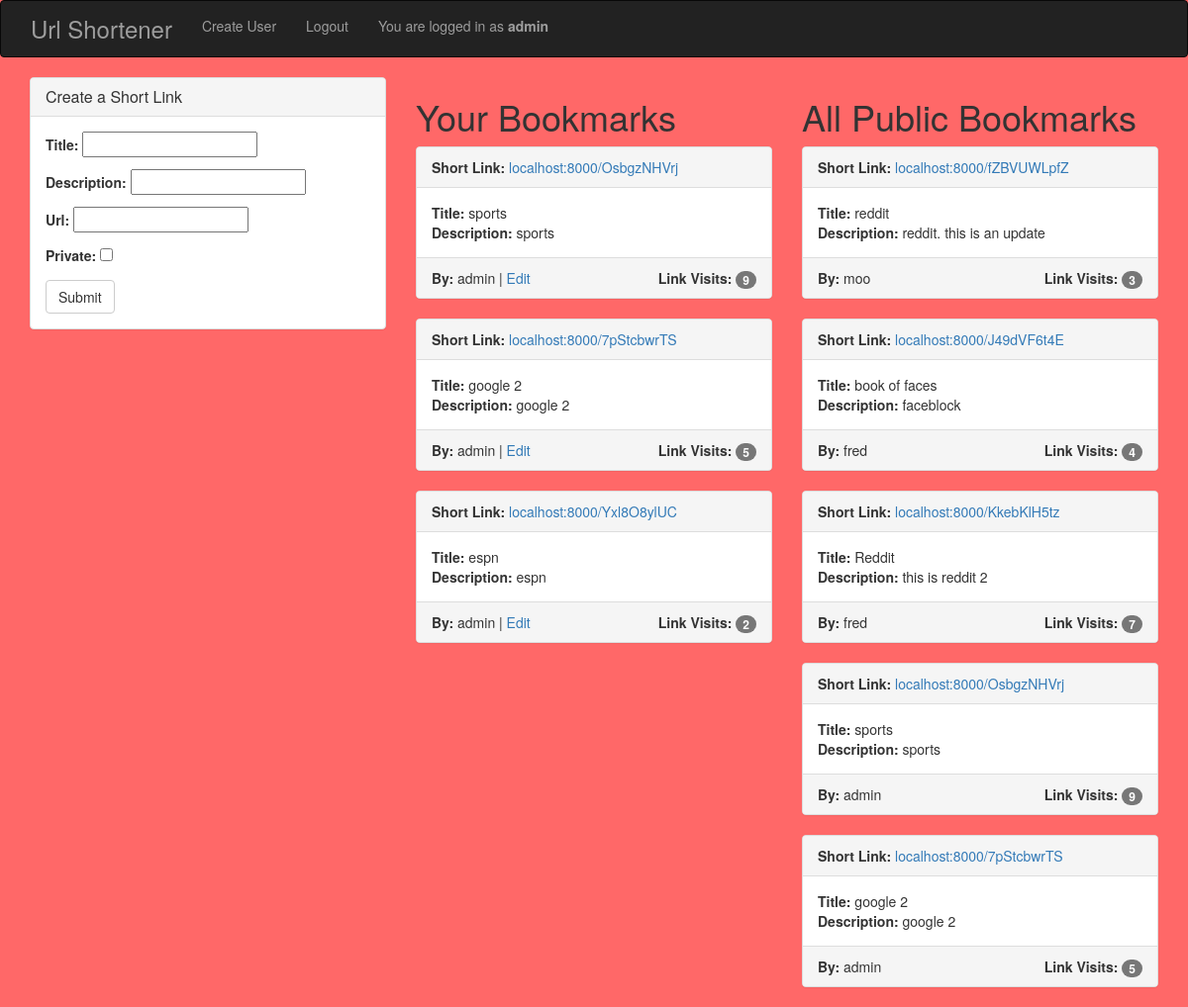
The app's page / (signed in) with its own data.
### short_app/models.py (models this page shows)
class Bookmark(models.Model):
    user = models.ForeignKey(User)
    title = models.CharField(max_length=50)
    description = models.CharField(max_length=100, null=True, blank=True)
    url = models.URLField()
    short_url = models.CharField(max_length=10, null=True, blank=True)
    created = models.DateTimeField(auto_now_add=True)
    private = models.BooleanField(default=False)
    def __str__(self):
        return self.title
    class Meta:
        ordering = ("-created",)
    def click_count(self):
        return self.click_set.count()

### short_app/views.py (the view, shortened to what this page needs)
# urls.py: url(r'^$', BookmarkCreateView.as_view(), name='bookmark_create_view'),
class BookmarkCreateView(CreateView):
    model = Bookmark
    success_url = reverse_lazy("bookmark_create_view")
    fields = ('title', 'description', 'url', 'private')
    def get_context_data(self, **kwargs):
        context = super().get_context_data(**kwargs)
        context["bookmark_list"] = Bookmark.objects.all()
        return context

### templates/short_app/bookmark_form.html (shortened to what this page needs)
{% extends 'base.html' %}
{% block content %}
<div class="row">
  <div class="col-md-8">
    <div class="row">
      <div class="col-md-6">
      {% if request.user.is_authenticated %}
          <div class="panel panel-default">
            <div class="panel-heading">
                <h3 class="panel-title">Create a Short Link</h3>
            </div>
             <div class="panel-body">
              <form class="" action="" method="post">
                {{ form.as_p }}
                <input class="btn btn-default" type="submit" name="" value="Submit">
              </form>
            </div>
        </div>
      </div>
      <div class="col-md-6">
        <h1>Your Bookmarks</h1>
          {% for bookmark in bookmark_list %}
            {% if bookmark.user == user %}
            <div class="panel panel-default">
              <div class="panel-heading">
                <b>Short Link:</b>
                <a href="{% url 'short_view' bookmark.short_url %}">localhost:8000/{{ bookmark.short_url }}</a>
              </div>
              <div class="panel-body">
                <b>Title: </b> {{ bookmark }}
                <br>
                <b>Description: </b> {{ bookmark.description }}
              </div>
              <div class="panel-footer">
                <b>By:</b> {{ bookmark.user }} |
                {% if bookmark.user.id == user.id %}
                  <a href="{% url 'bookmark_update_view' bookmark.id %}">Edit</a>
                  {% else %}
                    Public Link
                {% endif %}
                <div class="pull-right">
                  <b class=>Link Visits:</b>
                  <span class="badge">{{ bookmark.click_count }}</span>
                </div>
              </div>
            </div>
            {% endif %}
          {% endfor %}
          {% else %}
              <h1>Create a user. Then log in to continue.</h1>
              <h1>Or you can use a public bookmark.</h1>
      {% endif %}
    </div>
    </div>
  </div>
  <div class="col-md-4">
    <h1>All Public Bookmarks</h1>
      {% for bookmark in bookmark_list %}
        {% if bookmark.private == False %}
        <div class="panel panel-default">
          <div class="panel-heading">
            <b>Short Link:</b>
            <a href="{% url 'short_view' bookmark.short_url %}">localhost:8000/{{ bookmark.short_url }}</a>
          </div>
          <div class="panel-body">
            <b>Title: </b> {{ bookmark }}
            <br>
            <b>Description: </b> {{ bookmark.description }}
          </div>
          <div class="panel-footer">
            <b>By:</b> {{ bookmark.user }}
            <div class="pull-right">
              <b class=>Link Visits:</b>
              <span class="badge">{{ bookmark.click_count }}</span>
            </div>
          </div>
        </div>
        {% endif %}
      {% endfor %}
  </div>
</div>
{% endblock %}

### templates/base.html (shortened to what this page needs)
{% load staticfiles %}
<!DOCTYPE html>
<html>
    <head>
        <link rel="stylesheet" href="{% static 'css/bootstrap.css' %}" media="screen" title="no title">
    </head>
    <body>
        <nav class="navbar navbar-inverse">
            <div class="container-fluid">
                <div class="nav navbar-nav">
                    <h3 class="navbar-text">Url Shortener</h3>
                    <li><a href="{% url 'user_create_view' %}">Create User</a></li>
                      {% if not request.user.is_authenticated %}
                          <li><a href="{% url 'login' %}">Login</a></li>
                          {% else %}
                          <li><a href="{% url 'logout' %}?next={% url 'bookmark_create_view' %}">Logout</a></li>
                          <p class="navbar-text">You are logged in as <b>{{ user }}</b></p>
                      {% endif %}
                </div>
            </div>
        </nav>
        <div class="container">
            {% block content %}
            {% endblock %}
        </div>
    </body>
</html>

### templates/base.html (style rules this page uses)
body { background-color: #ff6868; }

### records on screen
Bookmark: short_url "OsbgzNHVrj", title "sports", description "sports", user "admin", shows "Edit", click_count "9"
Bookmark: short_url "7pStcbwrTS", title "google 2", description "google 2", user "admin", shows "Edit", click_count "5"
Bookmark: short_url "Yxl8O8ylUC", title "espn", description "espn", user "admin", shows "Edit", click_count "2"
Bookmark: short_url "fZBVUWLpfZ", title "reddit", description "reddit. this is an update", user "moo", click_count "3"
Bookmark: short_url "J49dVF6t4E", title "book of faces", description "faceblock", user "fred", click_count "4"
Bookmark: short_url "KkebKlH5tz", title "Reddit", description "this is reddit 2", user "fred", click_count "7"

### other values on screen
{{ user }} "admin"
